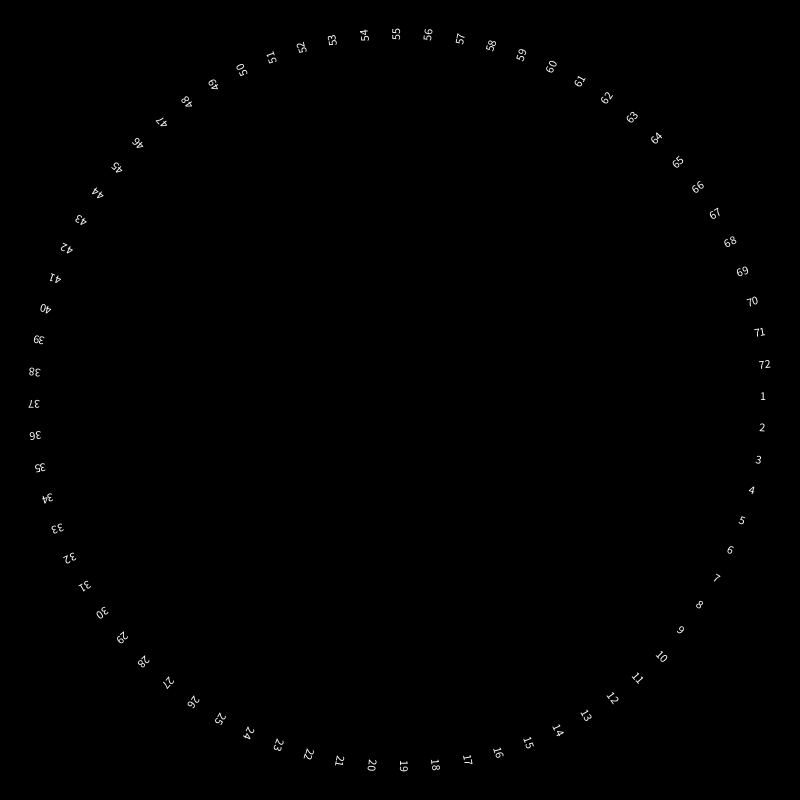
Frame 1 (no input)
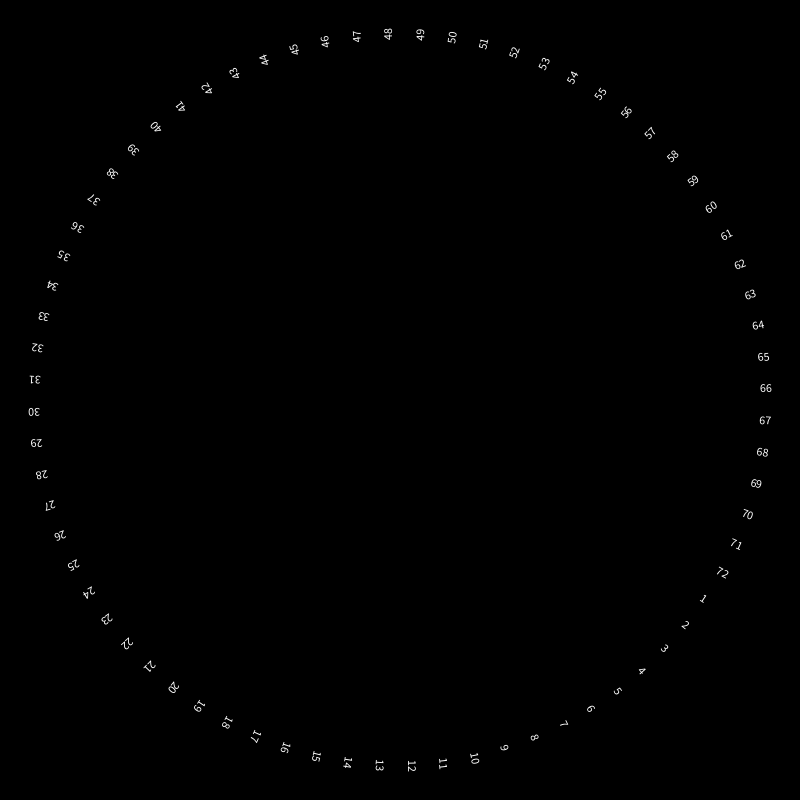
Frame 60 (the mouse pressed at the canvas centre just before this capture)
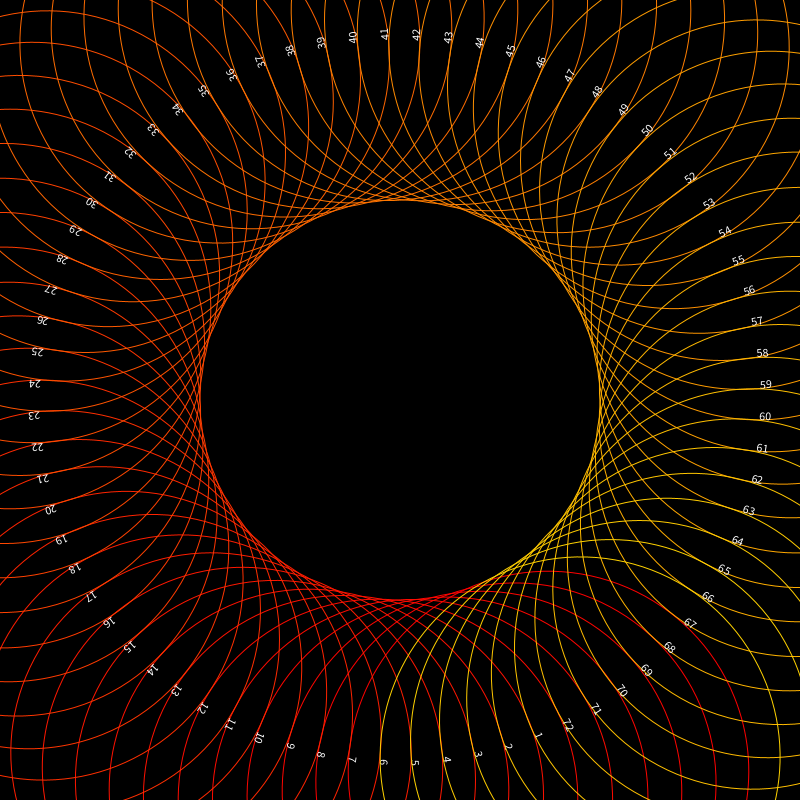
Frame 120 (the mouse held since frame 60 and released just before this capture)

The Processing sketch that drew these frames (run headless with seeded random() and noise(); from frame 60 on, the mouse is pressed at the canvas centre):

// Processing sketch: LSI_063_circlePattern
// ── LSI_063_circlePattern.pde
float rot1=0;

void setup(){
  
  size(800,800);
  
}


void draw(){
  background(0);
  stroke(255);
  translate (width/2,height/2);
  noFill();
  
  
  int counter=1;  
  colorMode(HSB);

rotate(rot1);
 
  for(int i=0;i<360;i=i+(360/64)){
   pushMatrix();
   rotate(radians(i));
   stroke(i/10,360,360);
   ellipse(mouseX,0,mouseY,mouseY);  
   
   text(counter, 360,0);
   counter++;

   popMatrix();
  }
  
rot1=rot1+0.01;
}
